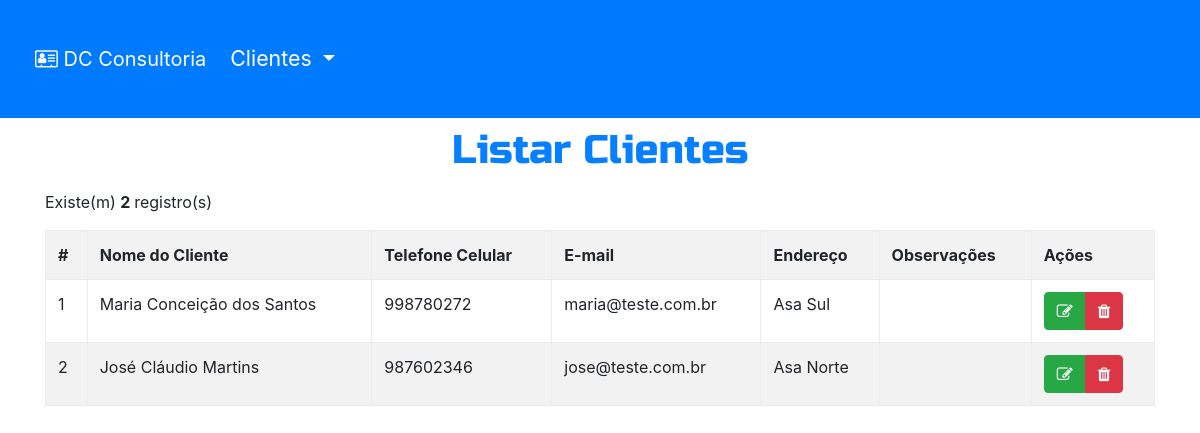
The app's page /index.php?page=listar-cliente with its own data.
### tables this page shows
CREATE TABLE `cliente` (
  `id_cliente` int(11) NOT NULL,
  `nome_cliente` varchar(150) DEFAULT NULL,
  `cel_cliente` int(11) DEFAULT NULL,
  `email_cliente` varchar(80) DEFAULT NULL,
  `endereco_cliente` varchar(200) DEFAULT NULL,
  `obs_cliente` varchar(255) DEFAULT NULL
);

### listar-cliente.php (the view)
<h1>Listar Clientes</h1>
<?php
$sql = "SELECT * FROM cliente";
$resultado = $conn->query($sql) or die($conn->error);
$qtd = $resultado->num_rows;
if ($qtd >0) {
	print "<p>Existe(m) <b> $qtd </b> registro(s)";
	print "<table class='table table-striped table-bordered table-hover'>";
	print "<tr><th>#</th>";
	print "<th>Nome do Cliente</th>";
	print "<th>Telefone Celular</th>";
	print "<th>E-mail</th>";
	print "<th>Endereço</th>";
	print "<th>Observações</th>";
	print "<th>Ações </th></tr>";
	while ($row = $resultado->fetch_assoc()){
		print "<tr>";
		print "<td>" . $row["id_cliente"] . "</td>";
		print "<td>" . $row["nome_cliente"] ."</td>";
		print "<td>" . $row["cel_cliente"] . "</td>";
		print "<td>" . $row["email_cliente"] . "</td>";
		print "<td>" . $row["endereco_cliente"] . "</td>";
		print "<td>" . $row["obs_cliente"] . "</td>";
		print "<td> <div class='btn-group'>
		<button class='btn btn-success' onclick=\"location.href='index.php?page=editar-cliente&id_cliente=".$row["id_cliente"] ."'\"><i class='fa fa-edit'></i></button>
		<button class='btn btn-danger' onclick= \"if(confirm('Tem certeza que deseja excluir?')){location.href='index.php?page=salvar-cliente&acao=excluir&id_cliente=".$row["id_cliente"]."'}else{false;}\"><i class='fa fa-trash'></i></button>
		</td> </tr>";
	}
} else {
	print "<p>Não foram encontrado(s) registro(s)";
}
?>

### index.php (shortened to what this page needs)
<!doctype html>
<html lang="pt-BR">
<head>
	<link rel="stylesheet" href="css/bootstrap.min.css">
	<link rel="stylesheet" href="css/font-awesome.min.css">
</head>
<body>
	<nav class="navbar sticky-top navbar-expand-lg navbar-dark bg-primary">
		<a class="navbar-brand" href="index.php?page=home"> <i class="fa fa-address-card-o" aria-hidden="true"></i>
		DC Consultoria </a>
		<div class="collapse navbar-collapse" id="navbarNavDropdown">
			<ul class="navbar-nav">
        <li class="nav-item dropdown active">
        	<a class="nav-link dropdown-toggle" href="#" id="navbarDropdownMenuLink" data-toggle="dropdown" aria-haspopup="true" aria-expanded="false">
        		Clientes
        	</a>
        </li>
      </ul>
    </div>
  </nav>
  <div class="container">
  	<div class="row">
  		<div class="col-lg-12">
  			<?php
  			include("config.php");
  			switch(@$_REQUEST["page"]){
  				case "listar-cliente":
  				include("listar-cliente.php");
  				break;
        }
        ?>
      </div>
    </div>
  </div>
</body>
</html>

### index.php (style rules this page uses)
body h1 { font-family: 'Russo One', sans-serif; color: #077fff; padding: 10px 0px; text-align: center; }
body .navbar { padding: 35px; font-size: 16pt; }

### records on screen
cliente: id_cliente "1", nome_cliente "Maria Conceição dos Santos", cel_cliente "998780272", email_cliente "maria@teste.com.br", endereco_cliente "Asa Sul"
cliente: id_cliente "2", nome_cliente "José Cláudio Martins", cel_cliente "987602346", email_cliente "jose@teste.com.br", endereco_cliente "Asa Norte"

### other values on screen
$qtd "2"
